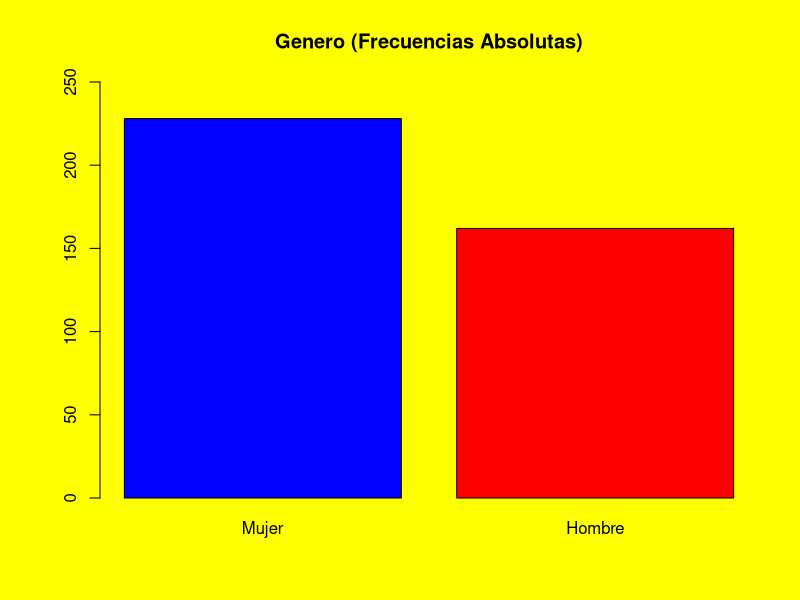
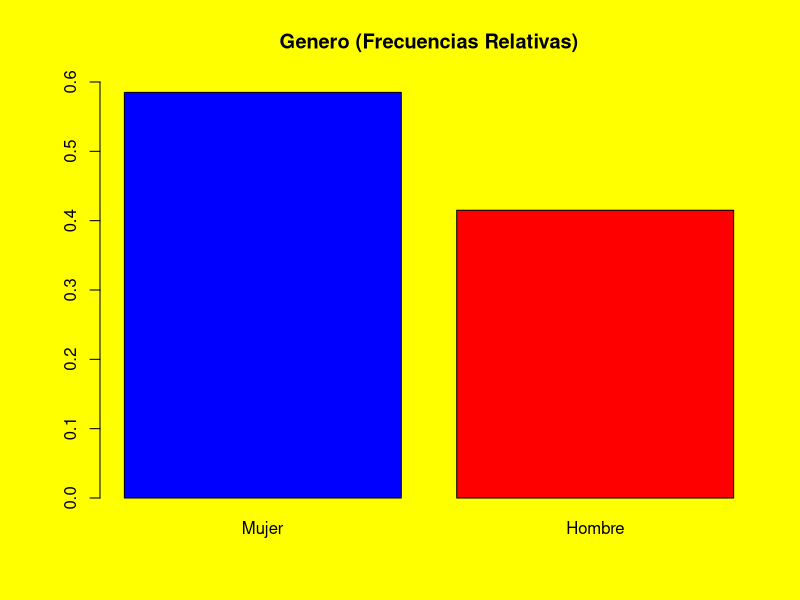

Recreate these plots in R, in order.
## ---- chunk 1

options(digits=3,papersize = "letter")  
# https://stat.ethz.ch/R-manual/R-devel/library/base/html/options.html


# Opciones globales en graficas
par(mar=c(5.1,5,4.1,2.1),font=3,family="sans",bg="yellow")   

## ---- chunk 2
setwd("C:/Users/Emman/Documents/CCH-N} FES-A/fessaa/FES/7mo semestre/Temas Selectos de Estadistica")
library(readr)
diabetes <- read_csv("./DATA/diabetes.csv", 
    locale = locale(decimal_mark = ","))
## ---- chunk 3
#Tabla de frecuencia absolutas
tabla_genero <- table(diabetes$gender) 
print(tabla_genero)
sum(tabla_genero)
nrow(diabetes)
#frecuencias relativas
prop_genero <- round(prop.table(tabla_genero),digits = 3)
print(prop_genero)
sum(prop_genero)
## ---- chunk 4
barplot(tabla_genero,names.arg=c("Mujer","Hombre"),col=c("blue","red"), ylim=c(0,250))
 title("Genero (Frecuencias Absolutas)")
 
barplot(prop_genero,names.arg=c("Mujer","Hombre"),col=c("blue","red"),,ylim=c(0,0.6))
 title("Genero (Frecuencias Relativas)")
## ---- chunk 5
# Comparacion entre la proporcion de mujeres y la proporcion de hombres.

n_muj<- tabla_genero[1] #mujeres
n_hom<- tabla_genero[2] #hombres
   
prop.test(x=c(n_muj, n_hom), n=c(390,390), conf.level=0.90)
## ---- chunk 6
library(modeest)
# Variable nominal
mfv(diabetes$gender)     # moda

mode(diabetes$gender)    # NO!
